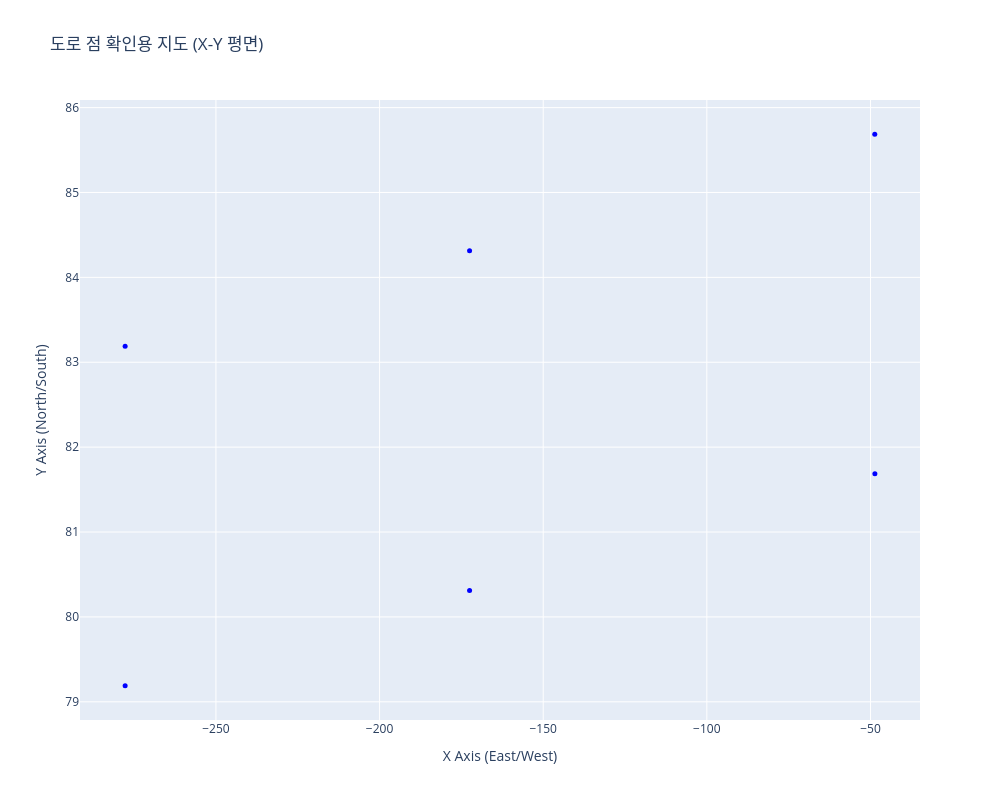

Here is the notebook cell this chart was saved with:
### Code cell
# -------------------------
# UAV (elm__13)
# -------------------------
road_positions_uav = ut.get_road_positions_from_object(
    scene, road_object_id2, dtype=np.float16, round_decimals=3
)

if len(road_positions_uav) == 0:
    raise ValueError(f"❌ {road_object_id2}에서 추출된 좌표가 없습니다.")
else:
    print("UAV object id:", road_object_id2)
    print("UAV dtype:", road_positions_uav.dtype)
    print("UAV first:", road_positions_uav[0])
    ut.plot_vertices_index(road_positions_uav, width=1000, height=800, marker_size=5)

path_indices_uav = [3, 2, 5]

### Figure 1 — Plotly figure (JSON) as saved in the notebook; plotly's stock layout.template omitted (floating-point values rounded to 4 significant figures)
{"data": [{"hovertemplate": "<b>Index: %{text}</b><br>X: %{x:.2f}<br>Y: %{y:.2f}<extra></extra>", "marker": {"color": "blue", "size": 5}, "mode": "markers", "text": ["0", "1", "2", "3", "4", "5"], "type": "scatter", "x": [-277.8, -172.5, -172.5, -277.8, -48.66, -48.69], "y": [79.19, 80.31, 84.31, 83.19, 81.69, 85.69]}], "layout": {"height": 800, "hovermode": "closest", "title": {"text": "도로 점 확인용 지도 (X-Y 평면)"}, "width": 1000, "xaxis": {"title": {"text": "X Axis (East/West)"}}, "yaxis": {"title": {"text": "Y Axis (North/South)"}}}}
